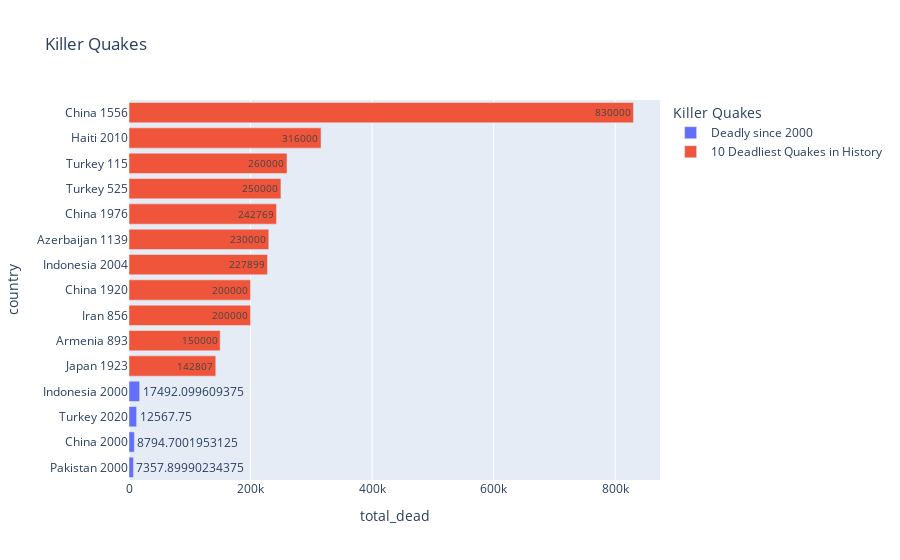

Notebook code for this chart:
### Code cell
px.bar(plot_dat,x='total_dead',y='country',text='total_dead',color='Killer Quakes',title = "Killer Quakes")

### Figure 1 — Plotly figure (JSON) as saved in the notebook; plotly's stock layout.template omitted (floating-point values rounded to 4 significant figures)
{"data": [{"alignmentgroup": "True", "hovertemplate": "Killer Quakes=Deadly since 2000<br>total_dead=%{text}<br>country=%{y}<extra></extra>", "legendgroup": "Deadly since 2000", "marker": {"color": "#636efa", "pattern": {"shape": ""}}, "name": "Deadly since 2000", "offsetgroup": "Deadly since 2000", "orientation": "h", "showlegend": true, "text": [7358.0, 8795.0, 12570.0, 17490.0], "textposition": "auto", "type": "bar", "x": [7358.0, 8795.0, 12570.0, 17490.0], "xaxis": "x", "y": ["Pakistan 2000", "China 2000", "Turkey 2020", "Indonesia 2000"], "yaxis": "y"}, {"alignmentgroup": "True", "hovertemplate": "Killer Quakes=10 Deadliest Quakes in History<br>total_dead=%{text}<br>country=%{y}<extra></extra>", "legendgroup": "10 Deadliest Quakes in History", "marker": {"color": "#EF553B", "pattern": {"shape": ""}}, "name": "10 Deadliest Quakes in History", "offsetgroup": "10 Deadliest Quakes in History", "orientation": "h", "showlegend": true, "text": [142807, 150000, 200000, 200000, 227899, 230000, 242769, 250000, 260000, 316000, 830000], "textposition": "auto", "type": "bar", "x": [142807, 150000, 200000, 200000, 227899, 230000, 242769, 250000, 260000, 316000, 830000], "xaxis": "x", "y": ["Japan 1923", "Armenia 893", "Iran 856", "China 1920", "Indonesia 2004", "Azerbaijan 1139", "China 1976", "Turkey 525", "Turkey 115", "Haiti 2010", "China 1556"], "yaxis": "y"}], "layout": {"barmode": "relative", "legend": {"title": {"text": "Killer Quakes"}, "tracegroupgap": 0}, "title": {"text": "Killer Quakes"}, "xaxis": {"anchor": "y", "domain": [0, 1], "title": {"text": "total_dead"}}, "yaxis": {"anchor": "x", "domain": [0, 1], "title": {"text": "country"}}}}
